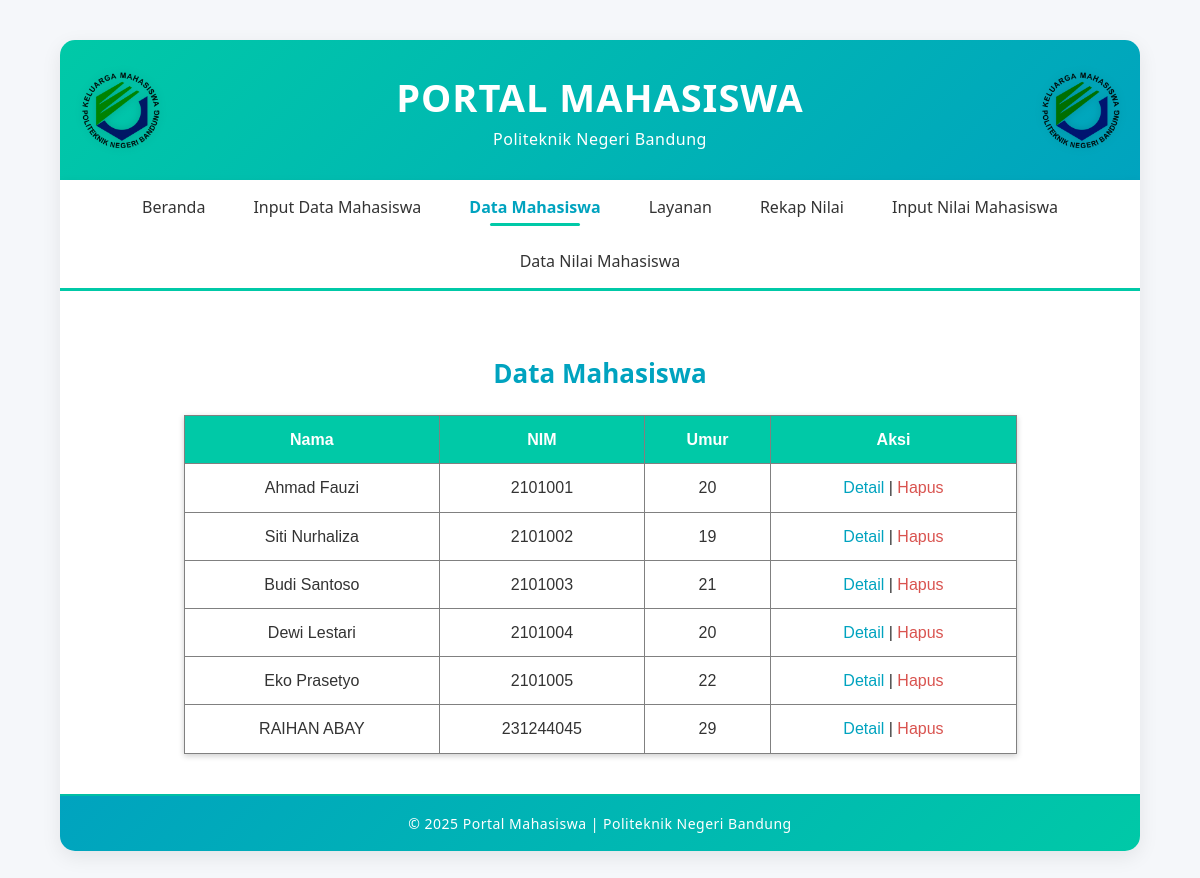
The app's page /template_dasar_01.php?page=mhsw with its own data.
### tables this page shows
CREATE TABLE `mahasiswa` (
  `Nim` varchar(15) NOT NULL,
  `Nama` varchar(100) DEFAULT NULL,
  `Umur` int(11) DEFAULT NULL
);

### mhsw.php (the view, shortened to what this page needs)
<?php
$host = "localhost";
$user = "root";
$pass = "";
$db   = "mahasiswa_db";
$conn = new mysqli($host, $user, $pass, $db);
if (isset($_GET['detail'])) {
    $nim = $conn->real_escape_string($_GET['detail']);
    $sql = "SELECT * FROM mahasiswa WHERE Nim='$nim'";
    $result = $conn->query($sql);
    if ($result && $result->num_rows > 0) {
        $data = $result->fetch_assoc();
        ?>
        <h2 style="text-align:center; margin:30px 0; color:#00a3bf;">Detail Mahasiswa</h2>
        <div style="
            width: 50%;
            margin: auto;
            background: #ffffff;
            padding: 25px 40px;
            border: 2px solid #00a3bf;
            border-radius: 10px;
            box-shadow: 0 4px 12px rgba(0,0,0,0.15);
            font-family: 'Poppins', Arial, sans-serif;
        ">
            <table style="width:100%; font-size:16px;">
                <tr>
                    <td style="padding:8px 0; font-weight:bold; width:30%;">Nama</td>
                    <td style="padding:8px 0;">: <?php echo htmlspecialchars($data['Nama']); ?></td>
                </tr>
                <tr>
                    <td style="padding:8px 0; font-weight:bold;">NIM</td>
                    <td style="padding:8px 0;">: <?php echo htmlspecialchars($data['Nim']); ?></td>
                </tr>
                <tr>
                    <td style="padding:8px 0; font-weight:bold;">Umur</td>
                    <td style="padding:8px 0;">: <?php echo htmlspecialchars($data['Umur']); ?></td>
                </tr>
            </table>
            <div style="text-align:center; margin-top:25px;">
                <a href="template_dasar_01.php?page=mhsw"
                   style="background-color:#00a3bf; color:white; padding:10px 20px;
                          border-radius:6px; text-decoration:none; font-weight:bold;">
                   ← Kembali ke Data Mahasiswa
                </a>
            </div>
        </div>
        <?php
    } else {
        echo "<p style='text-align:center; color:red;'>Data mahasiswa tidak ditemukan!</p>";
    }
} else {
    $sql = "SELECT * FROM mahasiswa ORDER BY Nim ASC";
    $result = $conn->query($sql);
    ?>
    <h2 style="text-align:center; margin:20px 0; color:#00a3bf;">Data Mahasiswa</h2>
    <div style="display:flex; justify-content:center;">
        <table border="1" cellpadding="10" cellspacing="0"
               style="border-collapse:collapse; width:85%; max-width:900px; text-align:center; background:#fff;
                      box-shadow:0 2px 6px rgba(0,0,0,0.2); margin:auto; font-family:'Poppins', Arial, sans-serif;">
            <thead style="background-color:#00c9a7; color:#fff;">
                <tr>
                    <th>Nama</th>
                    <th>NIM</th>
                    <th>Umur</th>
                    <th>Aksi</th>
                </tr>
            </thead>
            <tbody>
                <?php if ($result && $result->num_rows > 0): ?>
                    <?php while($row = $result->fetch_assoc()): ?>
                        <tr>
                            <td><?php echo htmlspecialchars($row['Nama']); ?></td>
                            <td><?php echo htmlspecialchars($row['Nim']); ?></td>
                            <td><?php echo htmlspecialchars($row['Umur']); ?></td>
                            <td>
                                <a href="template_dasar_01.php?page=mhsw&detail=<?php echo urlencode($row['Nim']); ?>"
                                   style="color:#00a3bf; text-decoration:none; font-weight:500;">Detail</a> |
                                <a href="template_dasar_01.php?page=mhsw&hapus=<?php echo urlencode($row['Nim']); ?>"
                                   onclick="return confirm('Yakin ingin menghapus data ini?')"
                                   style="color:#d9534f; text-decoration:none; font-weight:500;">Hapus</a>
                            </td>
                        </tr>
                    <?php endwhile; ?>
                <?php else: ?>
                    <tr><td colspan="4">Belum ada data mahasiswa</td></tr>
                <?php endif; ?>
            </tbody>
        </table>
    </div>
<?php } ?>

### template_dasar_01.php (shortened to what this page needs)
<!DOCTYPE html>
<html lang="id">
<head>
</head>
<body>
  <div class="container">
    <div class="header">
      <img src="plbn.png" alt="Logo Polban Kiri" class="logo">
      <div class="header-title">
        PORTAL MAHASISWA
        <div class="subtitle">Politeknik Negeri Bandung</div>
      </div>
      <img src="plbn.png" alt="Logo Polban Kanan" class="logo">
    </div>
    <div class="menu">
      <a href="template_dasar_01.php?page=beranda" class="<?= isset($_GET['page']) && $_GET['page']=='beranda' ? 'active' : '' ?>">Beranda</a>
      <a href="template_dasar_01.php?page=Input" class="<?= isset($_GET['page']) && $_GET['page']=='Input' ? 'active' : '' ?>">Input Data Mahasiswa</a>
      <a href="template_dasar_01.php?page=mhsw" class="<?= isset($_GET['page']) && $_GET['page']=='mhsw' ? 'active' : '' ?>">Data Mahasiswa</a>
      <a href="template_dasar_01.php?page=layanan" class="<?= isset($_GET['page']) && $_GET['page']=='layanan' ? 'active' : '' ?>">Layanan</a>
      <a href="template_dasar_01.php?page=rekap_nilai" class="<?= isset($_GET['page']) && $_GET['page']=='rekap_nilai' ? 'active' : '' ?>">Rekap Nilai</a>
      <a href="template_dasar_01.php?page=input_nilai" class="<?= isset($_GET['page']) && $_GET['page']=='input_nilai' ? 'active' : '' ?>">Input Nilai Mahasiswa</a>
      <a href="template_dasar_01.php?page=data_nilai" class="<?= isset($_GET['page']) && $_GET['page']=='data_nilai' ? 'active' : '' ?>">Data Nilai Mahasiswa</a>
    </div>
    <div class="content">
      <?php
      if (isset($_GET['page'])) {
          $page = $_GET['page'];
          switch ($page) {
              case 'mhsw':
                  include 'mhsw.php';
                  break;
          }
      } else {
          echo "<h2>Selamat datang di <b>PORTAL MAHASISWA</b></h2>
                <p>Akses data, layanan, dan informasi akademik dengan mudah dan cepat.</p>";
      }
      ?>
    </div>
    <div class="footer">
      &copy; 2025 Portal Mahasiswa | Politeknik Negeri Bandung
    </div>
  </div>
</body>
</html>

### template_dasar_01.php (style rules this page uses)
body { font-family: 'Poppins', 'Segoe UI', Arial, sans-serif; background-color: #f5f7fa; margin: 0; padding: 0; color: #333; }
.container { width: 90%; max-width: 1200px; margin: 40px auto; background-color: #ffffff; border-radius: 15px; box-shadow: 0 6px 20px rgba(0,0,0,0.08); overflow: hidden; }
.header { background: linear-gradient(135deg, #00c9a7, #00a3bf); color: white; padding: 30px 20px; font-size: 38px; font-weight: 700; letter-spacing: 1px; box-shadow: 0 3px 10px rgba(0,0,0,0.1); display: flex; justify-content: space-between; align-items: center; text-align: center; animation: fadeInDown 0.8s ease; }
.logo { width: 80px; height: 80px; object-fit: contain; transition: transform 0.3s ease, filter 0.3s ease; mix-blend-mode: multiply; filter: contrast(1.2) brightness(1.1) drop-shadow(0 0 4px rgba(0,0,0,0.15)); }
.header-title { flex-grow: 1; text-align: center; }
.subtitle { font-size: 16px; font-weight: 400; margin-top: 5px; letter-spacing: 0.5px; }
.menu { display: flex; justify-content: center; flex-wrap: wrap; background-color: #ffffff; border-bottom: 3px solid #00c9a7; box-shadow: 0 2px 10px rgba(0,0,0,0.05); }
.menu a { color: #333; text-decoration: none; padding: 16px 24px; font-weight: 500; position: relative; transition: all 0.3s ease; }
.menu a.active { color: #00a3bf; font-weight: 600; }
.menu a.active::after, .menu a:hover::after { content: ""; position: absolute; bottom: 8px; left: 0; right: 0; margin: auto; width: 50%; height: 3px; background-color: #00c9a7; border-radius: 2px; }
.content { padding: 40px 50px; min-height: 400px; line-height: 1.7; background-color: #ffffff; animation: fadeIn 0.6s ease; }
.content h2 { color: #00a3bf; text-align: center; font-size: 26px; margin-bottom: 10px; }
.footer { background: linear-gradient(135deg, #00a3bf, #00c9a7); color: white; text-align: center; padding: 18px; font-size: 14px; letter-spacing: 0.5px; border-top: 2px solid #00bfa5; }

### records on screen
mahasiswa: Nama "Ahmad Fauzi", Nim "2101001", Umur "20"
mahasiswa: Nama "Siti Nurhaliza", Nim "2101002", Umur "19"
mahasiswa: Nama "Budi Santoso", Nim "2101003", Umur "21"
mahasiswa: Nama "Dewi Lestari", Nim "2101004", Umur "20"
mahasiswa: Nama "Eko Prasetyo", Nim "2101005", Umur "22"
mahasiswa: Nama "RAIHAN ABAY", Nim "231244045", Umur "29"
